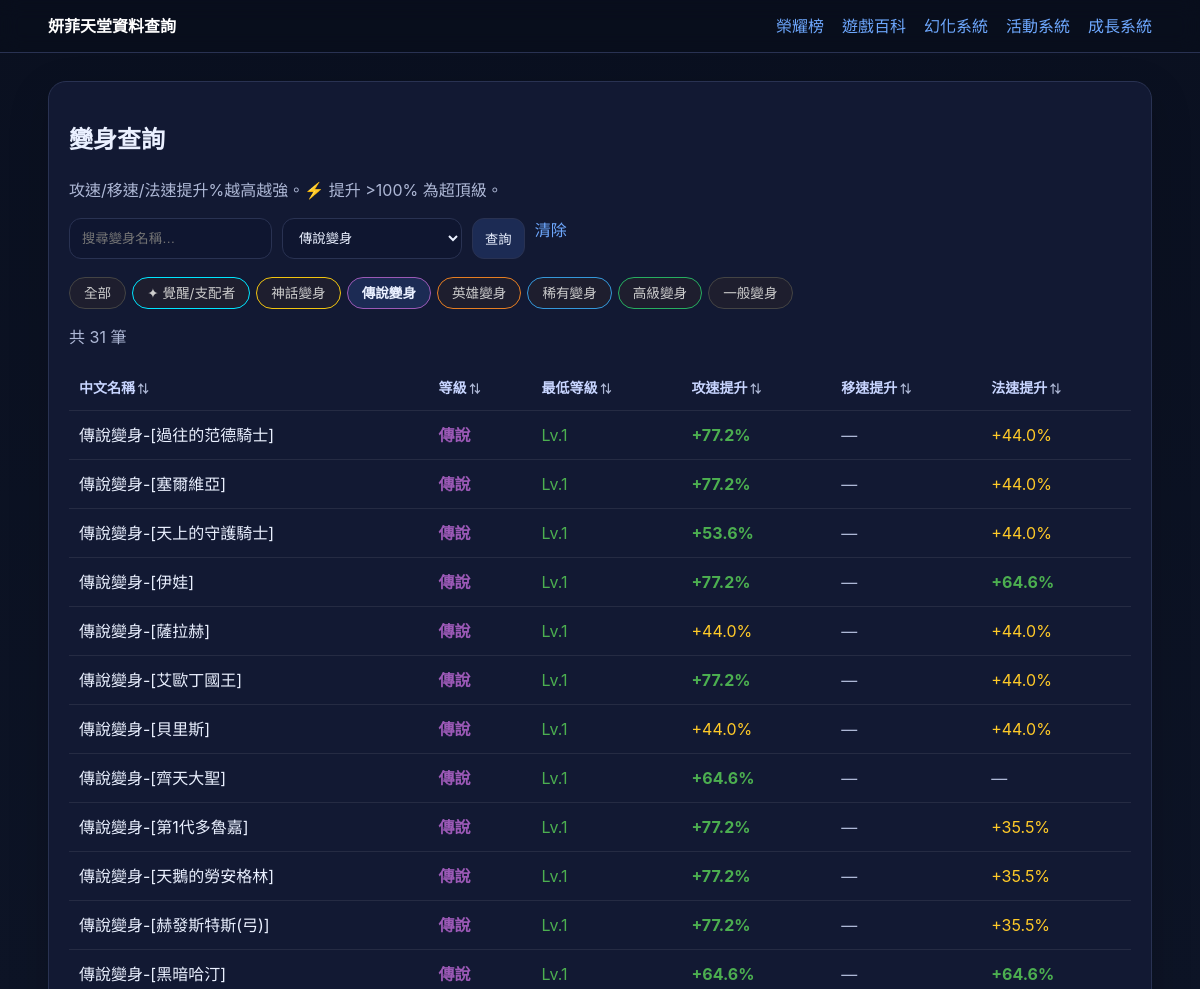
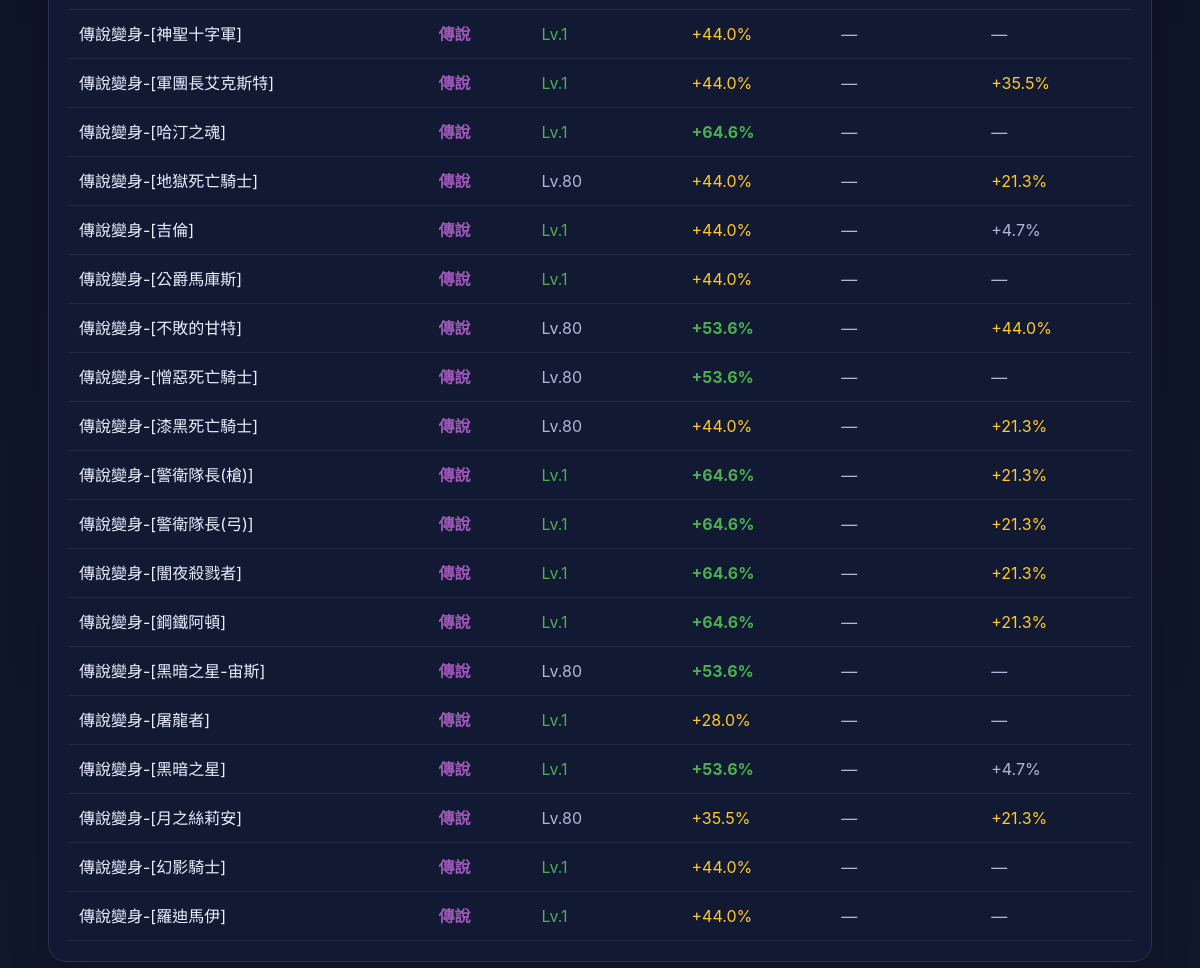
/polymorphs?grade=傳說, run on an earlier commit of the app's database (2 pictures, top to bottom).
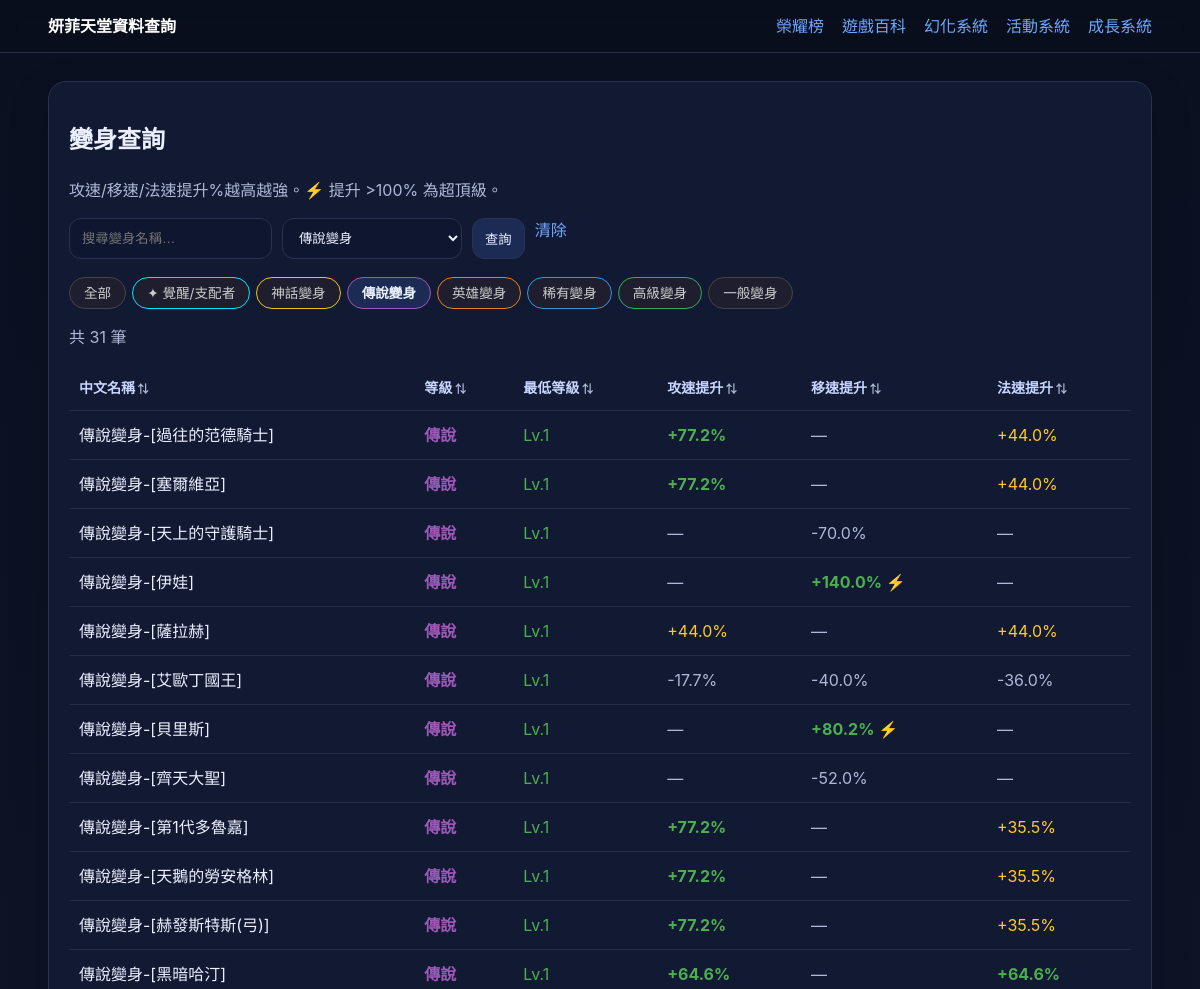
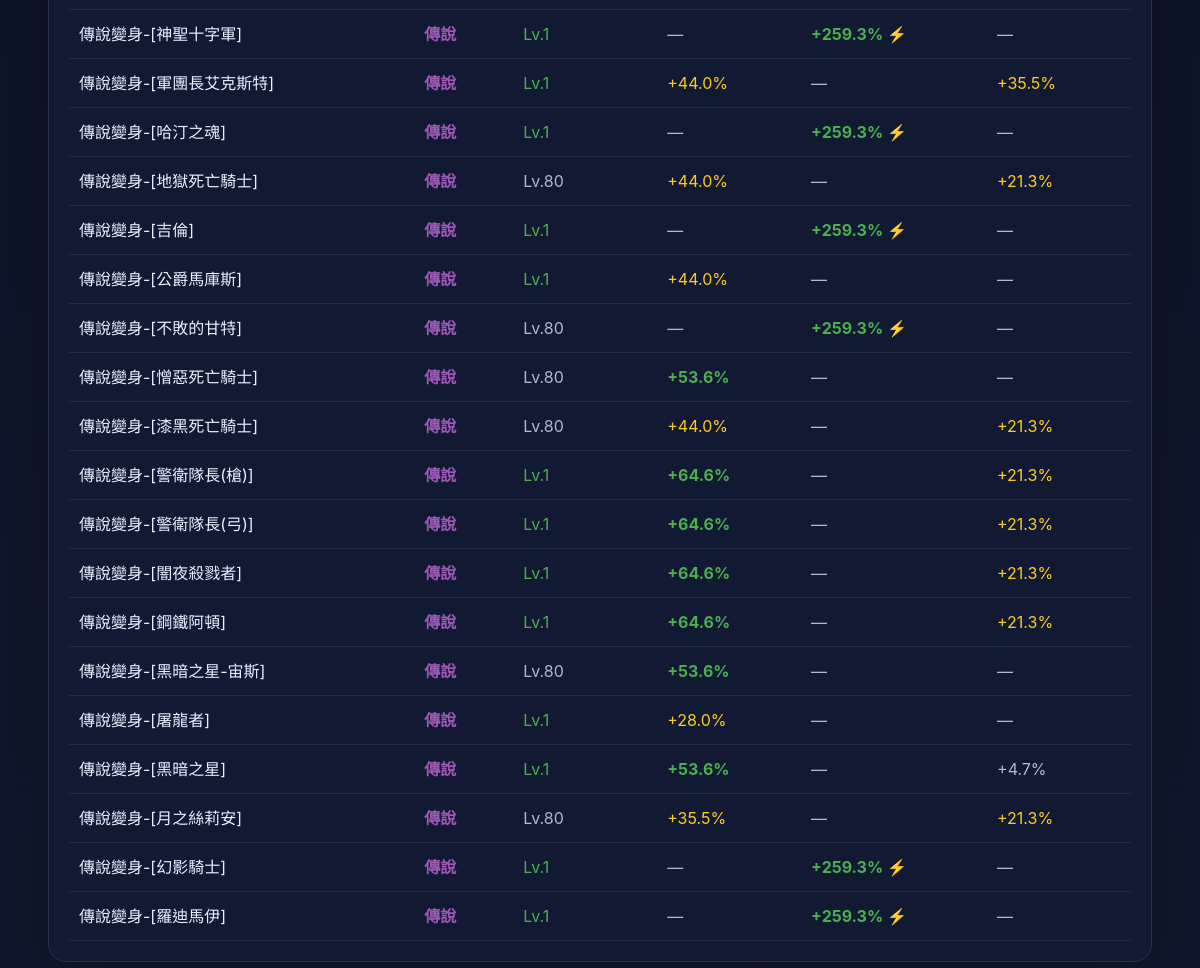
And on a later commit of the database (2 pictures, top to bottom).
### tables this page shows
CREATE TABLE polymorphs (
    id      INTEGER PRIMARY KEY,
    name    TEXT NOT NULL,
    polyid  INTEGER NOT NULL,
    note    TEXT,
    created_at DATETIME DEFAULT CURRENT_TIMESTAMP
, atkspeed INTEGER DEFAULT NULL, movespeed INTEGER DEFAULT NULL, magic_speed INTEGER DEFAULT NULL, minlevel INTEGER DEFAULT NULL, item_id INTEGER DEFAULT NULL, atk_boost REAL DEFAULT NULL, mov_boost REAL DEFAULT NULL, mag_boost REAL DEFAULT NULL, color TEXT DEFAULT '#ffffff');

### app.py (the view, shortened to what this page needs)
    @app.route("/polymorphs")
    def polymorphs():
        q = request.args.get("q", "").strip()
        grade = request.args.get("grade", "").strip()
        db = get_db()
        POLY_GRADES = [
            ("覺醒", "覺醒/支配者"),
            ("神話", "神話變身"),
            ("傳說", "傳說變身"),
            ("英雄", "英雄變身"),
            ("稀有", "稀有變身"),
            ("高級", "高級變身"),
            ("一般", "一般變身"),
        ]
        sql = """
            SELECT id, name, note, polyid, atkspeed, movespeed, magic_speed, atk_boost, mov_boost, mag_boost, minlevel,
              CASE
                WHEN name LIKE '覺醒-%' OR name LIKE '支配者-%' THEN '覺醒'
                WHEN name LIKE '神話變身%' OR note LIKE '%神話%' THEN '神話'
                WHEN name LIKE '傳說變身%' OR note LIKE '%傳說%' THEN '傳說'
                WHEN name LIKE '英雄變身%' OR note LIKE '%英雄%' THEN '英雄'
                WHEN name LIKE '稀有變身%' OR note LIKE '%稀有%' THEN '稀有'
                WHEN name LIKE '高級變身%' OR note LIKE '%高級%' THEN '高級'
                ELSE '一般'
              END AS grade
            FROM polymorphs
            WHERE note NOT LIKE '%圖鑑%' AND id >= 600000000
        """
        params: list[Any] = []
        if q:
            sql += " AND (name LIKE ? OR note LIKE ?)"
            params.extend([f"%{q}%", f"%{q}%"])
        if grade:
            if grade == "覺醒":
                sql += " AND (name LIKE '覺醒-%' OR name LIKE '支配者-%')"
            elif grade == "神話":
                sql += " AND (name LIKE '神話變身%' OR note LIKE '%神話%') AND name NOT LIKE '覺醒-%'"
            elif grade == "傳說":
                sql += " AND (name LIKE '傳說變身%' OR note LIKE '%傳說%') AND name NOT LIKE '覺醒-%'"
            elif grade == "英雄":
                sql += " AND (name LIKE '英雄變身%' OR note LIKE '%英雄%') AND name NOT LIKE '覺醒-%'"
            elif grade == "稀有":
                sql += " AND (name LIKE '稀有變身%' OR note LIKE '%稀有%') AND name NOT LIKE '覺醒-%'"
            elif grade == "高級":
                sql += " AND (name LIKE '高級變身%' OR note LIKE '%高級%') AND name NOT LIKE '覺醒-%'"
        sql += " ORDER BY id LIMIT 500"
        rows = db.execute(sql, params).fetchall()
        return render_template("polymorphs.html", rows=rows, q=q, grade=grade, poly_grades=POLY_GRADES)

### app.py (called while the page is built)
def get_db() -> sqlite3.Connection:
    if "db" not in g:
        db_path = Path(current_app().config["DATABASE"])
        db_path.parent.mkdir(parents=True, exist_ok=True)
        conn = sqlite3.connect(db_path)
        conn.row_factory = sqlite3.Row
        g.db = conn
    return g.db

def current_app() -> Flask:
    from flask import current_app as flask_current_app
    return flask_current_app

### templates/polymorphs.html (shortened to what this page needs)
{% extends "base.html" %}
{% block content %}
<section class="card">
  <h1>變身查詢</h1>
  <p class="muted">攻速/移速/法速提升%越高越強。⚡ 提升 &gt;100% 為超頂級。</p>
  <form class="filters" method="get" action="{{ url_for('polymorphs') }}">
    <input type="text" name="q" value="{{ q }}" placeholder="搜尋變身名稱…">
    <select name="grade">
      {% for g, label in poly_grades %}
      <option value="{{ g }}" {% if grade == g %}selected{% endif %}>{{ label }}</option>
      {% endfor %}
    </select>
    <button type="submit">查詢</button>
    {% if q or grade %}<a href="{{ url_for('polymorphs') }}">清除</a>{% endif %}
  </form>
  <div class="grade-tabs">
    <a href="{{ url_for('polymorphs') }}" class="tab {% if not grade %}active{% endif %}">全部</a>
    {% for g, label in poly_grades %}
      {% if g == '覺醒' %}
        <a href="{{ url_for('polymorphs', grade=g) }}" class="tab tab-awaken {% if grade == g %}active{% endif %}">✦ {{ label }}</a>
      {% elif g == '神話' %}
        <a href="{{ url_for('polymorphs', grade=g) }}" class="tab tab-myth {% if grade == g %}active{% endif %}">{{ label }}</a>
      {% elif g == '傳說' %}
        <a href="{{ url_for('polymorphs', grade=g) }}" class="tab tab-legend {% if grade == g %}active{% endif %}">{{ label }}</a>
      {% elif g == '英雄' %}
        <a href="{{ url_for('polymorphs', grade=g) }}" class="tab tab-hero {% if grade == g %}active{% endif %}">{{ label }}</a>
      {% elif g == '稀有' %}
        <a href="{{ url_for('polymorphs', grade=g) }}" class="tab tab-rare {% if grade == g %}active{% endif %}">{{ label }}</a>
      {% elif g == '高級' %}
        <a href="{{ url_for('polymorphs', grade=g) }}" class="tab tab-high {% if grade == g %}active{% endif %}">{{ label }}</a>
      {% else %}
        <a href="{{ url_for('polymorphs', grade=g) }}" class="tab tab-normal {% if grade == g %}active{% endif %}">{{ label }}</a>
      {% endif %}
    {% endfor %}
  </div>
  <p class="muted">共 {{ rows|length }} 筆</p>
  <div class="table-wrap">
    <table data-sortable>
      <thead>
        <tr>
          <th>中文名稱</th>
          <th>等級</th>
          <th>最低等級</th>
          <th>攻速提升</th>
          <th>移速提升</th>
          <th>法速提升</th>
        </tr>
      </thead>
      <tbody>
        {% for r in rows %}
        <tr>
          <td>
            {% if r.grade == '覺醒' %}
              <span class="grade-awaken">{{ (r.note or '—') | clean_name }}</span>
            {% else %}
              {{ (r.note or '—') | clean_name }}
            {% endif %}
          </td>
          <td>
            {% if r.grade == '覺醒' %}<span class="grade-awaken">✦ 覺醒</span>
            {% elif r.grade == '神話' %}<span class="grade-myth">神話</span>
            {% elif r.grade == '傳說' %}<span class="grade-legend">傳說</span>
            {% elif r.grade == '英雄' %}<span class="grade-hero">英雄</span>
            {% elif r.grade == '稀有' %}<span class="grade-rare">稀有</span>
            {% elif r.grade == '高級' %}<span class="grade-high">高級</span>
            {% else %}<span class="grade-normal">一般</span>
            {% endif %}
          </td>
          <td>
            {% if r.minlevel and r.minlevel > 1 %}
              <span class="muted">Lv.{{ r.minlevel }}</span>
            {% else %}
              <span style="color:#4caf50">Lv.1</span>
            {% endif %}
          </td>
          <td>
            {% set atk = r.atk_boost|string %}
            {% if atk and atk != '—' and atk != 'None' %}
              {% set atk_val = atk | replace('+','') | replace('%','') | float(0) %}
              {% if atk_val > 100 %}<span style="color:#ff6b6b;font-weight:700">{{ atk }} ⚡</span>
              {% elif atk_val > 50 %}<span style="color:#4caf50;font-weight:700">{{ atk }}</span>
              {% elif atk_val > 20 %}<span style="color:#ffca28">{{ atk }}</span>
              {% else %}<span class="muted">{{ atk }}</span>{% endif %}
            {% else %}<span class="muted">—</span>{% endif %}
          </td>
          <td>
            {% set mov = r.mov_boost|string %}
            {% if mov and mov != '—' and mov != 'None' %}
              {% set mov_val = mov | replace('+','') | replace('%','') | float(0) %}
              {% if mov_val > 50 %}<span style="color:#4caf50;font-weight:700">{{ mov }} ⚡</span>
              {% elif mov_val > 20 %}<span style="color:#ffca28">{{ mov }}</span>
              {% else %}<span class="muted">{{ mov }}</span>{% endif %}
            {% else %}<span class="muted">—</span>{% endif %}
          </td>
          <td>
            {% set mag = r.mag_boost|string %}
            {% if mag and mag != '—' and mag != 'None' %}
              {% set mag_val = mag | replace('+','') | replace('%','') | float(0) %}
              {% if mag_val > 100 %}<span style="color:#ff6b6b;font-weight:700">{{ mag }} ⚡</span>
              {% elif mag_val > 50 %}<span style="color:#4caf50;font-weight:700">{{ mag }}</span>
              {% elif mag_val > 20 %}<span style="color:#ffca28">{{ mag }}</span>
              {% else %}<span class="muted">{{ mag }}</span>{% endif %}
            {% else %}<span class="muted">—</span>{% endif %}
          </td>
        </tr>
        {% else %}
        <tr><td colspan="6">查無資料</td></tr>
        {% endfor %}
      </tbody>
    </table>
  </div>
</section>
{% endblock %}

### templates/base.html (shortened to what this page needs)
<!doctype html>
<html lang="zh-Hant">
<head>
  <link rel="stylesheet" href="{{ url_for('static', filename='style.css') }}">
</head>
<body>
  <header class="topbar">
    <div class="container topbar-inner">
      <a class="brand" href="{{ url_for('home') }}">妍菲天堂資料查詢</a>
      <nav class="nav">
        <div class="dropdown">
          <span class="dropdown-toggle">榮耀榜</span>
        </div>
        <div class="dropdown">
          <span class="dropdown-toggle">遊戲百科</span>
        </div>
        <div class="dropdown">
          <span class="dropdown-toggle">幻化系統</span>
        </div>
        <div class="dropdown">
          <span class="dropdown-toggle">活動系統</span>
        </div>
        <div class="dropdown">
          <span class="dropdown-toggle">成長系統</span>
        </div>
      </nav>
    </div>
  </header>
  <main class="container page">
    {% block content %}{% endblock %}
  </main>
</body>
</html>

### static/style.css (style rules this page uses)
:root { --bg:#0b1020;--card:#121933;--line:#293252;--text:#eaf0ff;--muted:#aeb8d6;--accent:#6ea8fe }
* { box-sizing:border-box }
body { margin:0;background:linear-gradient(180deg,#0a1020,#10182c);color:var(--text);font:16px/1.5 -apple-system,BlinkMacSystemFont,Segoe UI,Roboto,PingFang TC,Noto Sans TC,sans-serif }
a { color:var(--accent);text-decoration:none }
.container { width:min(1120px,92vw);margin:0 auto }
.topbar { position:sticky;top:0;background:rgba(9,14,28,.88);backdrop-filter:blur(10px);border-bottom:1px solid var(--line) }
.topbar-inner { display:flex;justify-content:space-between;align-items:center;padding:14px 0 }
.brand { font-weight:800;color:#fff }
.nav { display:flex;gap:18px }
.page { padding:28px 0 40px }
.card { background:var(--card);border:1px solid var(--line);border-radius:18px;padding:20px;margin-bottom:18px;box-shadow:0 14px 40px rgba(0,0,0,.18) }
.muted { color:var(--muted) }
.filters { display:flex;flex-wrap:wrap;gap:10px;margin:14px 0 18px }
.filters input,.filters select,.filters button { background:#0f1630;border:1px solid var(--line);color:var(--text);padding:10px 12px;border-radius:12px }
.filters input,.filters select { min-width:180px }
.filters button { cursor:pointer;background:#1c2b54 }
.table-wrap { overflow:auto }
table { width:100%;border-collapse:collapse;min-width:720px }
th,td { padding:12px 10px;border-bottom:1px solid rgba(255,255,255,.08);text-align:left;vertical-align:top }
th { color:#c8d5ff;font-size:14px }
th[data-sort] { cursor:pointer;user-select:none;white-space:nowrap }
th[data-sort]::after { content:' ⇅';color:var(--muted);font-size:11px }
.grade-tabs { display:flex;flex-wrap:wrap;gap:8px;margin:14px 0 }
.grade-tabs .tab { padding:6px 16px;border-radius:20px;background:#0f1630;border:1px solid var(--line);color:var(--muted);font-size:14px }
.grade-tabs .tab.active,.grade-tabs .tab:hover { background:#1c2b54;color:var(--text);border-color:var(--accent) }
.dropdown { position:relative }
.dropdown-toggle { cursor:pointer;color:var(--accent);padding:4px 0 }
.grade-legend { color:#9b59b6;font-weight:700 }

### templates/polymorphs.html (style rules this page uses)
.grade-tabs { display:flex; flex-wrap:wrap; gap:6px; margin-bottom:12px; }
.grade-tabs .tab { padding:5px 14px; border-radius:20px; font-size:.85rem; text-decoration:none; border:1px solid #444; color:#ccc; background:#1e1e2e; }
.grade-tabs .tab.active { font-weight:700; border-color:currentColor; }
.tab-awaken { color:#00e5ff; border-color:#00e5ff !important; }
.tab-myth { color:#f1c40f; border-color:#f1c40f !important; }
.tab-legend { color:#9b59b6; border-color:#9b59b6 !important; }
.tab-legend.active { background:#9b59b622; }
.tab-hero { color:#e67e22; border-color:#e67e22 !important; }
.tab-rare { color:#3498db; border-color:#3498db !important; }
.tab-high { color:#27ae60; border-color:#27ae60 !important; }
.tab-normal { color:#bbb; }
.grade-legend { color:#9b59b6; font-weight:700; }

What changed in the data, as far as the page shows it:
changed polymorphs "傳說變身-[天上的守護騎士]": mov_boost (not shown) → "-70.0%"; atk_boost "+53.6%" → (not shown); mag_boost "+44.0%" → (not shown)
changed polymorphs "傳說變身-[伊娃]": mov_boost (not shown) → "+140.0%"; atk_boost "+77.2%" → (not shown); mag_boost "+64.6%" → (not shown)
changed polymorphs "傳說變身-[艾歐丁國王]": mov_boost (not shown) → "-40.0%"; atk_boost "+77.2%" → "-17.7%"; mag_boost "+44.0%" → "-36.0%"
changed polymorphs "傳說變身-[貝里斯]": mov_boost (not shown) → "+80.2%"; atk_boost "+44.0%" → (not shown); mag_boost "+44.0%" → (not shown)
changed polymorphs "傳說變身-[齊天大聖]": mov_boost (not shown) → "-52.0%"; atk_boost "+64.6%" → (not shown)
changed polymorphs "傳說變身-[神聖十字軍]": mov_boost (not shown) → "+259.3%"; atk_boost "+44.0%" → (not shown)
changed polymorphs "傳說變身-[哈汀之魂]": mov_boost (not shown) → "+259.3%"; atk_boost "+64.6%" → (not shown)
changed polymorphs "傳說變身-[吉倫]": mov_boost (not shown) → "+259.3%"; atk_boost "+44.0%" → (not shown); mag_boost "+4.7%" → (not shown)
changed polymorphs "傳說變身-[不敗的甘特]": mov_boost (not shown) → "+259.3%"; atk_boost "+53.6%" → (not shown); mag_boost "+44.0%" → (not shown)
changed polymorphs "傳說變身-[幻影騎士]": mov_boost (not shown) → "+259.3%"; atk_boost "+44.0%" → (not shown)
changed polymorphs "傳說變身-[羅迪馬伊]": mov_boost (not shown) → "+259.3%"; atk_boost "+44.0%" → (not shown)
